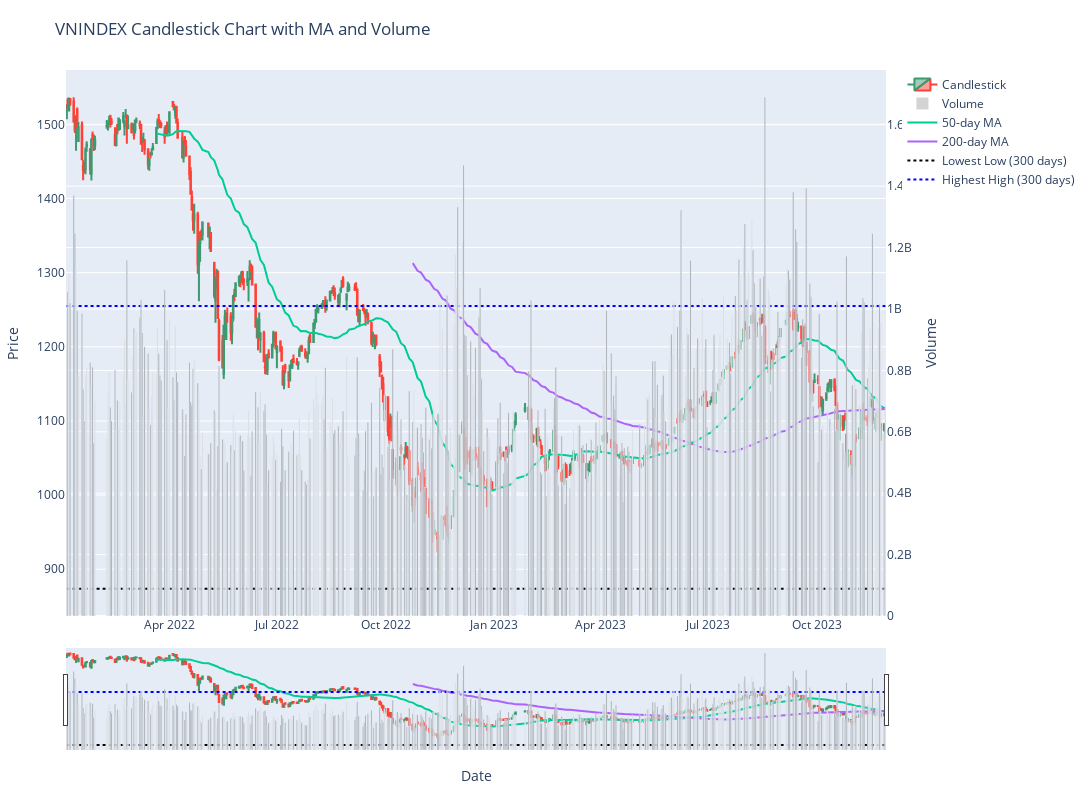

Notebook source saved alongside this figure:
### Markdown cell above
Bạn có thể điều chỉnh lại các thông số của hàm cho phù hợp, loại bỏ các thông số không cần thiết khi gọi hàm sẽ cho phép hàm sử dụng giá trị cài đặt mặc định, hoặc bạn điều chỉnh bằng cách cung cấp tham số mới vào. Ngoài ra bạn có thể tương tác trực tiếp với đồ thị, ví dụ click vào thông tin chú thích tương tứng từng loại dữ liệu để bật/tắt chúng mà không cần can thiệp vào dòng lệnh.

Các tham số của hàm bao gồm:

- df : DataFrame chứa dữ liệu giá định dạng OHLC
- ma_periods: Các dải MA cần tính toán, nhập vào dưới dạng một danh sách. Ví dụ [10, 50, 200] sẽ cho phép tính MA10, MA50, MA200. Bạn có thể nhập bao nhiêu dải MA tùy thích.
- show_volume: True để hiển thị thông tin khối lượng giao dịch, False để ẩn.
- reference_period: Số ngày để tính toán đường tham chiếu đỉnh/đáy của giá Ví dụ 90.
- figure_size: Kích thước đồ thị, nhập dưới dạng tupple ví dụ (15, 8) thể hiện 1500 x 800px.
- title: Tên của đồ thị.
- x_label: Nhãn trục x (hoành)
- y_label: Nhãn trục y (tung)
- colors: Mã màu thể hiện cho khối lượng giao dịch trong những ngày giá cổ phiếu tăng/giảm, được nhập dưới dạng tupple. Ví dụ ('#00F4B0', '#FF3747').
- reference_color: Cặp mã màu cho đường hỗ trợ (lowest low), kháng cự (highest high) được nhập vào dưới dạng tupple. Ví dụ ('black', 'blue')

### Code cell
from vnstock import * #import all functions

df = stock_historical_data(symbol='VNINDEX', start_date='2022-01-01', end_date='2023-11-28', resolution='1D', type='index')
fig = candlestick_chart(df,
                  title='VNINDEX Candlestick Chart with MA and Volume', x_label='Date', y_label='Price', ma_periods=[50,200],
                  show_volume=True, figure_size=(15, 8), reference_period=300,
                  colors=('lightgray', 'gray'), reference_colors=('black', 'blue'))
fig.show()

### Figure 1 — Plotly figure (JSON) as saved in the notebook; plotly's stock layout.template omitted (floating-point values rounded to 4 significant figures; data arrays with more than 128 entries replaced by an {"elided": "..."} marker saying what was removed)
{"data": [{"close": {"elided": "474 float values"}, "high": {"elided": "474 float values"}, "low": {"elided": "474 float values"}, "name": "Candlestick", "open": {"elided": "474 float values"}, "type": "candlestick", "x": {"elided": "474 str values"}}, {"marker": {"color": {"elided": "474 str values"}}, "name": "Volume", "type": "bar", "x": {"elided": "474 str values"}, "y": {"elided": "474 int values"}, "yaxis": "y2"}, {"mode": "lines", "name": "50-day MA", "type": "scatter", "x": {"elided": "474 str values"}, "y": {"elided": "474 float values"}}, {"mode": "lines", "name": "200-day MA", "type": "scatter", "x": {"elided": "474 str values"}, "y": {"elided": "474 float values"}}, {"line": {"color": "black", "dash": "dot"}, "mode": "lines", "name": "Lowest Low (300 days)", "type": "scatter", "x": {"elided": "474 str values"}, "y": {"elided": "474 float values"}}, {"line": {"color": "blue", "dash": "dot"}, "mode": "lines", "name": "Highest High (300 days)", "type": "scatter", "x": {"elided": "474 str values"}, "y": {"elided": "474 float values"}}], "layout": {"height": 800, "margin": {"b": 50, "l": 50, "r": 50, "t": 70}, "title": {"text": "VNINDEX Candlestick Chart with MA and Volume"}, "width": 1500, "xaxis": {"rangeslider": {"visible": true}, "title": {"text": "Date"}}, "yaxis": {"title": {"text": "Price"}}, "yaxis2": {"overlaying": "y", "side": "right", "title": {"text": "Volume"}}}}
